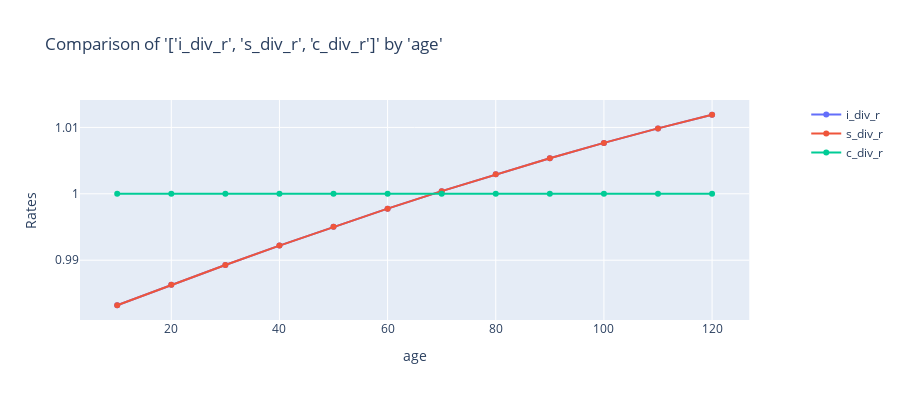

The cell this chart's notebook holds for it:
### Code cell
charters.compare_rates(
    model_data[(model_data["era"] == "new") & (model_data["uw"] == "ns")],
    x_axis="age",
    rates=["i_div_r", "s_div_r", "c_div_r"],
)

### Figure 1 — Plotly figure (JSON) as saved in the notebook; plotly's stock layout.template omitted (floating-point values rounded to 4 significant figures)
{"data": [{"mode": "lines+markers", "name": "i_div_r", "type": "scatter", "x": [10, 20, 30, 40, 50, 60, 70, 80, 90, 100, 110, 120], "xaxis": "x", "y": [0.9832, 0.9863, 0.9893, 0.9922, 0.995, 0.9978, 1.0, 1.003, 1.005, 1.008, 1.01, 1.012], "yaxis": "y"}, {"mode": "lines+markers", "name": "s_div_r", "type": "scatter", "x": [10, 20, 30, 40, 50, 60, 70, 80, 90, 100, 110, 120], "xaxis": "x", "y": [0.9832, 0.9863, 0.9893, 0.9922, 0.995, 0.9978, 1.0, 1.003, 1.005, 1.008, 1.01, 1.012], "yaxis": "y"}, {"mode": "lines+markers", "name": "c_div_r", "type": "scatter", "x": [10, 20, 30, 40, 50, 60, 70, 80, 90, 100, 110, 120], "xaxis": "x", "y": [1.0, 1.0, 1.0, 1.0, 1.0, 1.0, 1.0, 1.0, 1.0, 1.0, 1.0, 1.0], "yaxis": "y"}], "layout": {"height": 400, "title": {"text": "Comparison of '['i_div_r', 's_div_r', 'c_div_r']' by 'age'"}, "xaxis": {"anchor": "y", "domain": [0, 0.94], "title": {"text": "age"}}, "yaxis": {"anchor": "x", "domain": [0, 1], "title": {"text": "Rates"}, "type": "-"}, "yaxis2": {"anchor": "x", "overlaying": "y", "side": "right"}}}
